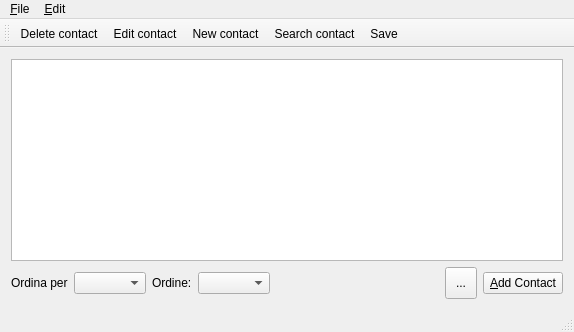
<?xml version="1.0" encoding="UTF-8"?>
<ui version="4.0">
 <class>MainWindow</class>
 <widget class="QMainWindow" name="MainWindow">
  <property name="geometry">
   <rect>
    <x>0</x>
    <y>0</y>
    <width>574</width>
    <height>332</height>
   </rect>
  </property>
  <property name="minimumSize">
   <size>
    <width>574</width>
    <height>332</height>
   </size>
  </property>
  <property name="windowTitle">
   <string>MainWindow</string>
  </property>
  <property name="styleSheet">
   <string notr="true"/>
  </property>
  <property name="iconSize">
   <size>
    <width>40</width>
    <height>40</height>
   </size>
  </property>
  <widget class="QWidget" name="centralWidget">
   <layout class="QVBoxLayout" name="verticalLayout">
    <item>
     <widget class="QTableWidget" name="IndexBookTable">
      <property name="enabled">
       <bool>true</bool>
      </property>
      <property name="editTriggers">
       <set>QAbstractItemView::NoEditTriggers</set>
      </property>
      <property name="alternatingRowColors">
       <bool>true</bool>
      </property>
      <property name="selectionMode">
       <enum>QAbstractItemView::SingleSelection</enum>
      </property>
      <property name="selectionBehavior">
       <enum>QAbstractItemView::SelectRows</enum>
      </property>
      <property name="sortingEnabled">
       <bool>false</bool>
      </property>
      <attribute name="horizontalHeaderCascadingSectionResizes">
       <bool>true</bool>
      </attribute>
      <attribute name="horizontalHeaderShowSortIndicator" stdset="0">
       <bool>false</bool>
      </attribute>
      <attribute name="horizontalHeaderStretchLastSection">
       <bool>true</bool>
      </attribute>
      <attribute name="verticalHeaderVisible">
       <bool>false</bool>
      </attribute>
      <attribute name="verticalHeaderCascadingSectionResizes">
       <bool>true</bool>
      </attribute>
      <attribute name="verticalHeaderShowSortIndicator" stdset="0">
       <bool>false</bool>
      </attribute>
      <attribute name="verticalHeaderStretchLastSection">
       <bool>false</bool>
      </attribute>
     </widget>
    </item>
    <item>
     <layout class="QHBoxLayout" name="horizontalLayout">
      <item>
       <widget class="QLabel" name="labelSortingBy">
        <property name="text">
         <string>Ordina per</string>
        </property>
       </widget>
      </item>
      <item>
       <widget class="QComboBox" name="comboSortBy"/>
      </item>
      <item>
       <widget class="QLabel" name="labelSortingOrder">
        <property name="text">
         <string>Ordine:</string>
        </property>
       </widget>
      </item>
      <item>
       <widget class="QComboBox" name="comboSortingOrder">
        <property name="styleSheet">
         <string notr="true"/>
        </property>
        <property name="editable">
         <bool>false</bool>
        </property>
       </widget>
      </item>
      <item>
       <spacer name="horizontalSpacer">
        <property name="orientation">
         <enum>Qt::Horizontal</enum>
        </property>
        <property name="sizeHint" stdset="0">
         <size>
          <width>40</width>
          <height>20</height>
         </size>
        </property>
       </spacer>
      </item>
      <item>
       <widget class="QToolButton" name="toolButton">
        <property name="minimumSize">
         <size>
          <width>32</width>
          <height>32</height>
         </size>
        </property>
        <property name="styleSheet">
         <string notr="true">border-image: url(:/icons/options.png);</string>
        </property>
        <property name="text">
         <string>...</string>
        </property>
       </widget>
      </item>
      <item>
       <widget class="QPushButton" name="pushButton">
        <property name="enabled">
         <bool>true</bool>
        </property>
        <property name="styleSheet">
         <string notr="true"/>
        </property>
        <property name="text">
         <string>&amp;Add Contact</string>
        </property>
       </widget>
      </item>
     </layout>
    </item>
   </layout>
  </widget>
  <widget class="QMenuBar" name="menuBar">
   <property name="geometry">
    <rect>
     <x>0</x>
     <y>0</y>
     <width>574</width>
     <height>22</height>
    </rect>
   </property>
   <widget class="QMenu" name="menuFile">
    <property name="title">
     <string>&amp;File</string>
    </property>
    <addaction name="actionSave"/>
    <addaction name="actionSave_as"/>
    <addaction name="separator"/>
    <addaction name="actionLoad_from"/>
    <addaction name="separator"/>
    <addaction name="actionClose"/>
   </widget>
   <widget class="QMenu" name="menuEdit">
    <property name="title">
     <string>&amp;Edit</string>
    </property>
    <addaction name="actionNew_contact"/>
    <addaction name="separator"/>
    <addaction name="actionEdit_contact"/>
    <addaction name="separator"/>
    <addaction name="actionSearch"/>
    <addaction name="separator"/>
    <addaction name="actionDelete_contact"/>
    <addaction name="actionDelete_all"/>
    <addaction name="separator"/>
    <addaction name="actionOptions"/>
   </widget>
   <addaction name="menuFile"/>
   <addaction name="menuEdit"/>
  </widget>
  <widget class="QToolBar" name="mainToolBar">
   <property name="orientation">
    <enum>Qt::Horizontal</enum>
   </property>
   <property name="iconSize">
    <size>
     <width>32</width>
     <height>32</height>
    </size>
   </property>
   <attribute name="toolBarArea">
    <enum>TopToolBarArea</enum>
   </attribute>
   <attribute name="toolBarBreak">
    <bool>false</bool>
   </attribute>
   <addaction name="actionDelete_contact"/>
   <addaction name="actionEdit_contact"/>
   <addaction name="actionNew_contact"/>
   <addaction name="actionSearch"/>
   <addaction name="actionSave"/>
  </widget>
  <widget class="QStatusBar" name="statusBar"/>
  <action name="actionClose">
   <property name="icon">
    <iconset resource="resource.qrc">
     <normaloff>:/icons/exit.png</normaloff>:/icons/exit.png</iconset>
   </property>
   <property name="text">
    <string>Close</string>
   </property>
   <property name="toolTip">
    <string>Close Index Book</string>
   </property>
   <property name="shortcut">
    <string>Ctrl+Q</string>
   </property>
  </action>
  <action name="actionSave">
   <property name="icon">
    <iconset resource="resource.qrc">
     <normaloff>:/icons/save.png</normaloff>:/icons/save.png</iconset>
   </property>
   <property name="text">
    <string>Save</string>
   </property>
   <property name="toolTip">
    <string>NKNASKNA</string>
   </property>
   <property name="shortcut">
    <string>Ctrl+S</string>
   </property>
  </action>
  <action name="actionSave_as">
   <property name="icon">
    <iconset resource="resource.qrc">
     <normaloff>:/icons/save.png</normaloff>:/icons/save.png</iconset>
   </property>
   <property name="text">
    <string>Save as...</string>
   </property>
   <property name="shortcut">
    <string>Ctrl+Shift+S</string>
   </property>
  </action>
  <action name="actionLoad_from">
   <property name="icon">
    <iconset resource="resource.qrc">
     <normaloff>:/icons/folder.png</normaloff>:/icons/folder.png</iconset>
   </property>
   <property name="text">
    <string>Load from...</string>
   </property>
   <property name="shortcut">
    <string>Ctrl+L</string>
   </property>
  </action>
  <action name="actionDelete_contact">
   <property name="enabled">
    <bool>true</bool>
   </property>
   <property name="icon">
    <iconset resource="resource.qrc">
     <normaloff>:/icons/delete.png</normaloff>:/icons/delete.png</iconset>
   </property>
   <property name="text">
    <string>Delete contact</string>
   </property>
   <property name="shortcut">
    <string>Ctrl+Del</string>
   </property>
  </action>
  <action name="actionEdit_contact">
   <property name="icon">
    <iconset resource="resource.qrc">
     <normaloff>:/icons/edit.png</normaloff>:/icons/edit.png</iconset>
   </property>
   <property name="text">
    <string>Edit contact</string>
   </property>
   <property name="shortcut">
    <string>Ctrl+E</string>
   </property>
  </action>
  <action name="actionDelete_all">
   <property name="icon">
    <iconset resource="resource.qrc">
     <normaloff>:/icons/deleteall.png</normaloff>:/icons/deleteall.png</iconset>
   </property>
   <property name="text">
    <string>Delete all</string>
   </property>
   <property name="shortcut">
    <string>Ctrl+Shift+Del</string>
   </property>
  </action>
  <action name="actionNew_contact">
   <property name="icon">
    <iconset resource="resource.qrc">
     <normaloff>:/icons/add.png</normaloff>:/icons/add.png</iconset>
   </property>
   <property name="text">
    <string>New contact</string>
   </property>
   <property name="shortcut">
    <string>Ctrl+N</string>
   </property>
  </action>
  <action name="actionOptions">
   <property name="icon">
    <iconset resource="resource.qrc">
     <normaloff>:/icons/options.png</normaloff>:/icons/options.png</iconset>
   </property>
   <property name="text">
    <string>Options</string>
   </property>
   <property name="toolTip">
    <string>Options</string>
   </property>
   <property name="shortcut">
    <string>Ctrl+K</string>
   </property>
  </action>
  <action name="actionSearch">
   <property name="icon">
    <iconset resource="resource.qrc">
     <normaloff>:/icons/search.png</normaloff>:/icons/search.png</iconset>
   </property>
   <property name="text">
    <string>Search contact</string>
   </property>
   <property name="shortcut">
    <string>Ctrl+F</string>
   </property>
  </action>
 </widget>
 <layoutdefault spacing="6" margin="11"/>
 <resources>
  <include location="resource.qrc"/>
 </resources>
 <connections/>
</ui>
